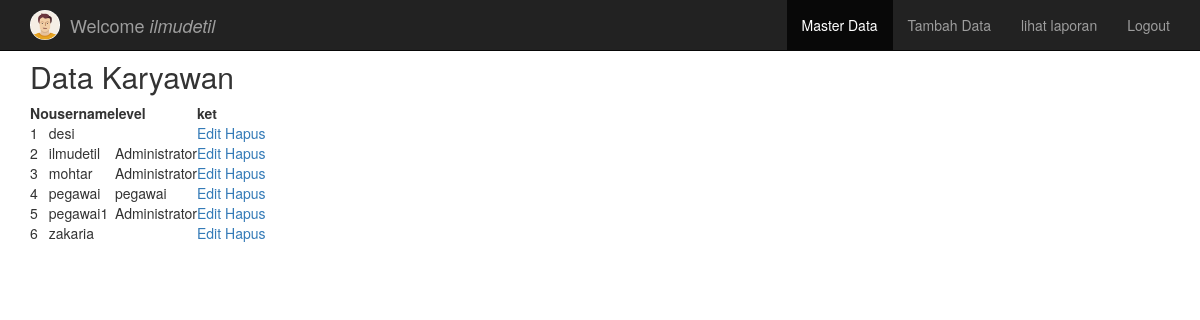
/admin/haladmin.php (signed in), run on the app's committed database.
### tables this page shows
CREATE TABLE IF NOT EXISTS `user` (
  `username` varchar(20) NOT NULL,
  `password` varchar(50) NOT NULL,
  `level` enum('Administrator','pegawai') NOT NULL,
  `img` varchar(200) NOT NULL
);

### admin/haladmin.php (the view, shortened to what this page needs)
<!DOCTYPE html>
<html>
<head>
        <link rel="stylesheet" href="assets/bootstrap/css/bootstrap.min.css">
        <link rel="stylesheet" href="assets/font-awesome/css/font-awesome.min.css">
</head>
<body>
<nav class="navbar navbar-inverse navbar-fixed-top" role="navigation">
    <div class="container">
        <div class="navbar-header">
            <a class="navbar-brand" href="#">
				<?php
				$nama = $_SESSION['username'];
                echo "<img style='height: 30px; margin-top: -5px;' src='assets/img/icon/$nama.png' class='img-circle'>";
				?>
				<div class="pull-left">
				<p style="margin: -25px 40px 10px;">Welcome <i><?php echo $_SESSION['username']; ?></i></p>
				</div>
            </a>
        </div>
        <div class="collapse navbar-collapse" id="bs-example-navbar-collapse-1">
            <ul class="nav navbar-nav navbar-right">
                <li class="active"><a href="haladmin.php">Master Data</a></li>
                <li><a href="tambahpeg.php">Tambah Data</a></li>
                <li><a href="lihat.php">lihat laporan</a></li>
                <li><a href="logout.php">Logout</a></li>
            </ul>
        </div>
    </div>
</nav>
<div class="container" style="margin-top:40px">
 <h2> Data Karyawan</h2>
 <table >
 	<tr>
 		<th>No</th>
 		<th>username</th>
 		<th>level</th>
 		<th>ket</th>
 	</tr>
 	<?php
 		include 'connection.php';
 		$query = "SELECT * FROM user ORDER BY username ASC";
      $result = mysqli_query($connection, $query);
      $no=1;
 	while($data = mysqli_fetch_assoc($result))
      {
        echo "<tr>";
        echo "<td>$no</td>";
        echo "<td>$data[username]</td>";
        echo "<td>$data[level]</td>";
  		echo '<td>
  				<a href="edit.php?username"='.$data['username'].'">Edit</a>
  				<a href="hapus.php?username"='.$data['username'].'"
  					onclick="return confirm(\'Anda yakin hapus\')"
  				>Hapus</a>
  			  </td>';
        $no++;
      }
      ?>
    </table>
</div>
</body>
</html>

### data on the page
user: username "desi"
user: username "ilmudetil", level "Administrator"
user: username "mohtar", level "Administrator"
user: username "pegawai", level "pegawai"
user: username "pegawai1", level "Administrator"
user: username "zakaria"

### other printed values
$_SESSION['username'] "ilmudetil"
